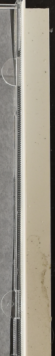
#> input picture template.png, 55 x 356 px, given in place of 11.jpg, which was not available
$ python crop2.py
#> lines starting #> are read from the running program, lines starting #| are printed output that depends on the picture; after the words box and inside, x2 and y2 are one past the last pixel; in counts of white or black regions, pixels touching at a corner belong together; pictures that were not available may be replaced by others from this repository, and a replacement may not be noted
import cv2 as cv
import numpy as np
import matplotlib
import matplotlib.pyplot as plt

def create_gaborfilter():
    # This function is designed to produce a set of GaborFilters
    # an even distribution of theta values equally distributed amongst pi rad / 180 degree

    filters = []
    num_filters = 16
    ksize = 35  # The local area to evaluate
    sigma = 2.0  # Larger Values produce more edges
    lambd = 20.0
    gamma = 0.5
    psi = 0  # Offset value - lower generates cleaner results
    for theta in np.arange(0, np.pi, np.pi / num_filters):  # Theta is the orientation for edge detection
        kern = cv.getGaborKernel((ksize, ksize), sigma, theta, lambd, gamma, psi, ktype=cv.CV_64F)
        kern /= 1.0 * kern.sum()  # Brightness normalization
        filters.append(kern)
    return filters


def apply_filter(img, filters):
# This general function is designed to apply filters to our image
    # First create a numpy array the same size as our input image
    newimage = np.zeros_like(img)

    # Starting with a blank image, we loop through the images and apply our Gabor Filter
    # On each iteration, we take the highest value (super impose), until we have the max value across all filters
    # The final image is returned
    depth = -1 # remain depth same as original image

    for kern in filters:  # Loop through the kernels in our GaborFilter
        image_filter = cv.filter2D(img, depth, kern)  #Apply filter to image

        # Using Numpy.maximum to compare our filter and cumulative image, taking the higher value (max)
        np.maximum(newimage, image_filter, newimage)
    return newimage

matplotlib.use('TkAgg')

img_name = '11'
img_path = f'{img_name}.jpg'

border = 20

img = cv.imread(img_path)
#> img is the input picture: shape (356, 55, 3); mean B, G, R 134.3, 146.7, 152.4
template = cv.imread('template.png')
template = cv.cvtColor(template, cv.COLOR_BGR2GRAY)

h, w = img.shape[:2]
#> h = 356; w = 55

img = cv.copyMakeBorder(img, border, border, border, border, cv.BORDER_CONSTANT, None, (255, 255, 255))
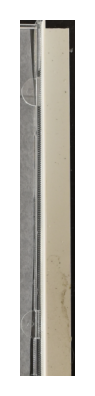
#> img: shape (396, 95, 3); mean B, G, R 192.2, 198.6, 201.6
#plt.imshow(img[..., ::-1])
#plt.show()
hsv = cv.cvtColor(img, cv.COLOR_BGR2HSV)
#> hsv: shape (396, 95, 3); mean H, S, V 10.9, 15.9, 201.6

h,s,v = cv.split(hsv)
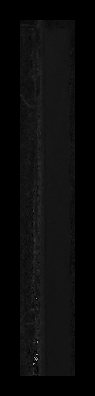
#> h: shape (396, 95); min 0, max 165, mean 10.9
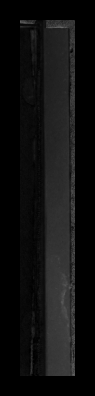
#> s: shape (396, 95); min 0, max 102, mean 15.9

clahe = cv.createCLAHE(clipLimit=1.0, tileGridSize=(30,30))
v = clahe.apply(v)
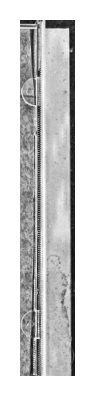
#> v: shape (396, 95); min 18, max 255, mean 205.9
plt.imshow(v, cmap='gray')
plt.show()

filters = create_gaborfilter()
s = apply_filter(s, filters)
v = apply_filter(v, filters)
#> in apply_filter (call 2), `newimage = np.zeros_like(img)`: newimage: shape (396, 95); every value is 0
#> after the loop in apply_filter (call 2), `for kern in filters:`:
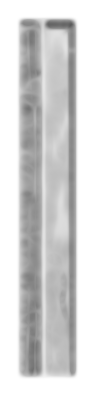
#> newimage: shape (396, 95); min 91, max 255, mean 211.9
plt.imshow(v, cmap='gray')
plt.show()
plt.imshow(v, cmap='gray')
plt.show()

hsv = cv.merge([h,s,v])
#> hsv: shape (396, 95, 3); mean H, S, V 10.9, 17.1, 211.9
rgb = cv.cvtColor(hsv, cv.COLOR_HSV2BGR)
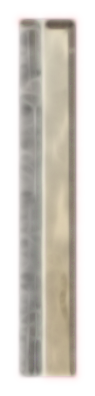
#> rgb: shape (396, 95, 3); mean B, G, R 199.3, 207, 211.8
plt.imshow(rgb[..., ::-1])
plt.show()
"""
plt.imshow(s)
plt.show()
plt.imshow(v)
plt.show()
"""
#plt.imshow(hsv)
#plt.show()
black_thr = [(0, 0, 0), (255, 255, 100)]
white_thr = [(0, 0, 120), (255, 255, 255)]
thr = cv.inRange(hsv, black_thr[0], black_thr[1])
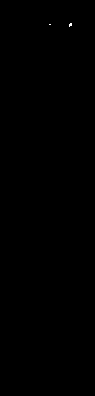
#> thr: shape (396, 95); 0.03% white in thin lines or dots, all inside (x1, y1, x2, y2) = (49, 23, 72, 27)
"""
dx = cv.Sobel(v, -1, 1, 0)
dy = cv.Sobel(v, 0, 1)
plt.imshow(dx)
plt.imshow(dy)
"""
"""
ker = cv.getStructuringElement(cv.MORPH_RECT, (600, 10))
morphed = cv.morphologyEx(v, cv.MORPH_OPEN, ker)
plt.imshow(img)
plt.show()
plt.imshow(morphed, cmap='gray')
plt.show()
ker2 = cv.getStructuringElement(cv.MORPH_RECT, (10, 200))
morphed = cv.morphologyEx(v, cv.MORPH_OPEN, ker2)
plt.imshow(morphed, cmap='gray')
plt.show()
"""
